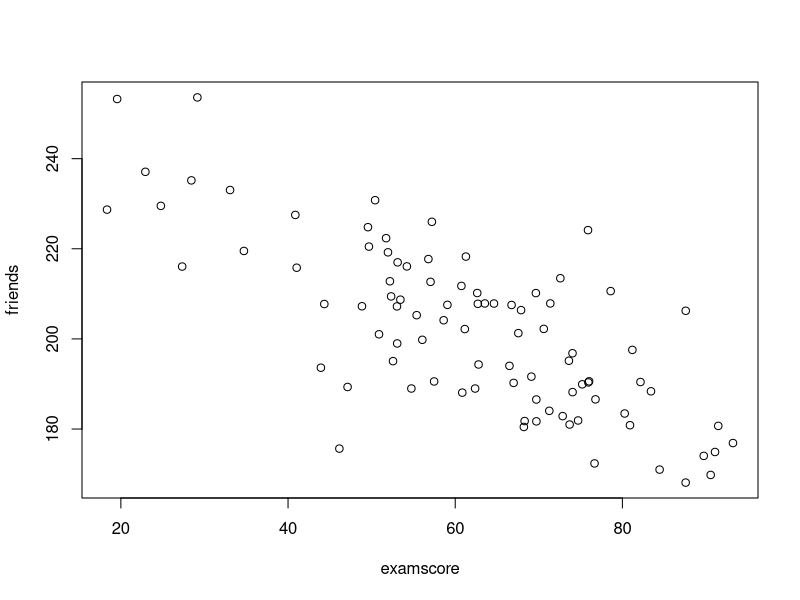

The R script that drew this image:
N <- 90
z  <- rnorm(N, mean=0, sd=15)
examscore <- z + 62 + rnorm (N, mean=0, sd=7)
friends <- -z + 200 + rnorm(N, mean=0, sd=10)

plot(examscore, friends)

# Mean - examscore

stdev <- function(data){
	stdev <- sum((data - mean(data))^2) / (length(data) -1)
	return(stdev)
}

results <- stdev(examscore)

results

var(examscore)
